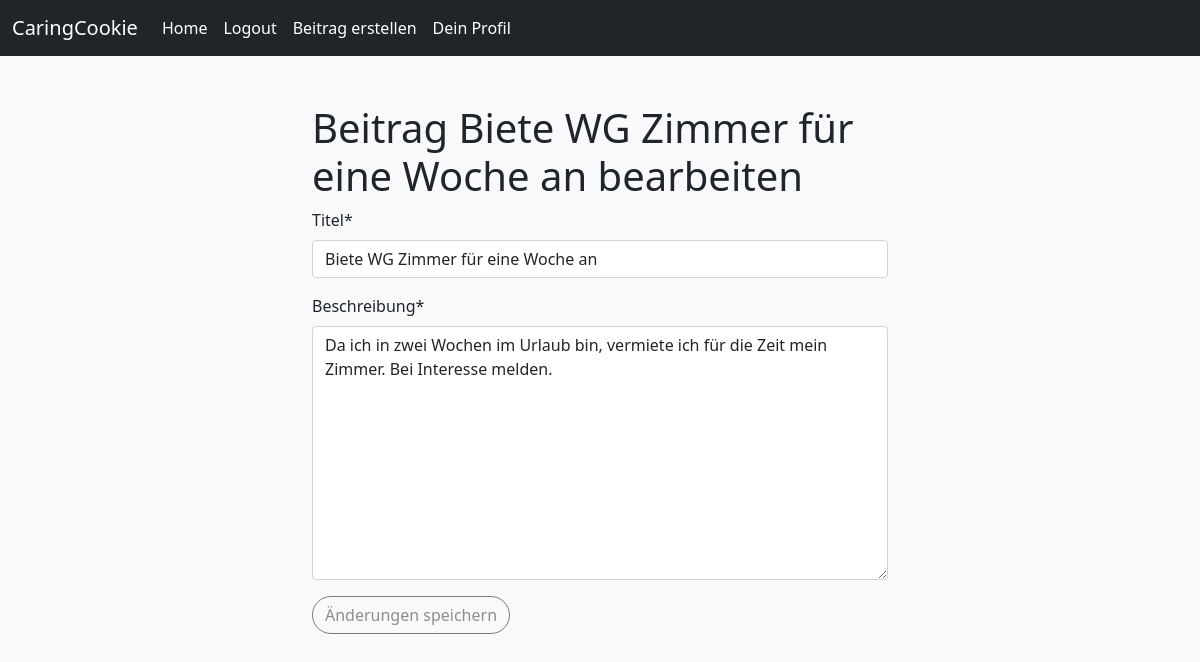
The page /change_blog/4 (signed in) on the database its author committed.
### blog/models.py (models this page shows, shortened)
class Blog(models.Model):
    title = models.CharField(max_length=250)
    content = models.TextField()
    date_published = models.DateTimeField(default=timezone.now)
    author = models.ForeignKey(User, on_delete=CASCADE)

### blog/views.py (the view)
# urls.py: path("change_blog/<int:pk>", views.change_blog, name="change_blog")
def change_blog(request,pk):
    entrytochange = get_object_or_404(Blog, pk=pk)
    initial_data={
            'title':entrytochange.title,
            'content':entrytochange.content,
    }
    if request.method == 'POST':
        form = ChangeBlogForm(request.POST)
        if form.is_valid() and request.user.is_authenticated and request.user == entrytochange.author:
            entrytochange.title = form.cleaned_data['title']
            entrytochange.content = form.cleaned_data['content']
            entrytochange.save()
            return redirect("blogs_detail", pk)
    else:
        form = ChangeBlogForm(initial=initial_data)
    return render(request, "blog/change_blog.html", {'form': form, 'entrytochange': entrytochange})

### blog/forms.py
class ChangeBlogForm(forms.Form):
    title = forms.CharField(label='Titel', max_length=100)
    content = forms.CharField(label='Beschreibung', widget=forms.Textarea)

### blog/templates/blog/change_blog.html
{% extends "blog/base.html" %} <span></span>
{% block content %} {% load crispy_forms_tags %}
<div class="container py-5">
  <h1>Beitrag {{ entrytochange.title }} bearbeiten</h1>
    {% if request.user == entrytochange.author %}
    <form method="POST">
    {% csrf_token %} {{ form|crispy }}
    <button class="btn" type="submit">Änderungen speichern</button>
  </form>
  {% else %}
    <p>Sie besitzen nicht die entsprechende Berechtigung. Es können nur Ihre eigenen Beitrage bearbeitet werden!</p>
  {% endif %}
</div>
{% endblock content %}

### blog/static/blog/main.css (style rules this page uses)
@media (min-width: 1200px) { .container { max-width: 50%; } }
.btn { border: 1px solid #000; border-radius: 2rem; opacity: 0.5; }

### rows shown on the page
Blog: title "Biete WG Zimmer für eine Woche an", content "Da ich in zwei Wochen im Urlaub bin, vermiete ich für die Zeit mein Zimmer. Bei Interesse melden."
